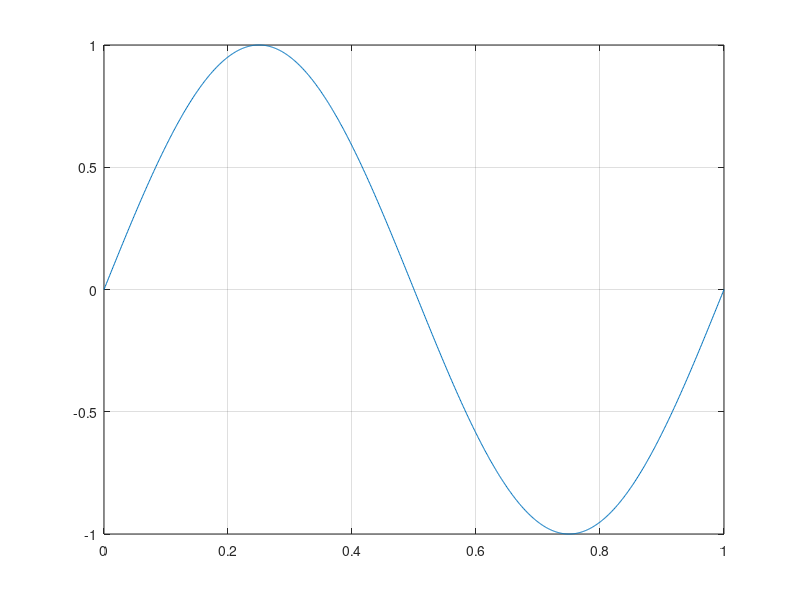

This chart was generated by the following MATLAB code:
prompt = {'Amplitude:','Frequency:'};
dlg_title = 'Sinus';
num_lines = 1;
def = {'1','1'};
params = inputdlg(prompt,dlg_title,num_lines,def);
a=str2double(params(1));
f=str2double(params(2));

t=linspace(0,1,1000);
y=a*sin(2*pi*f*t);
plot(t,y);
grid on;
